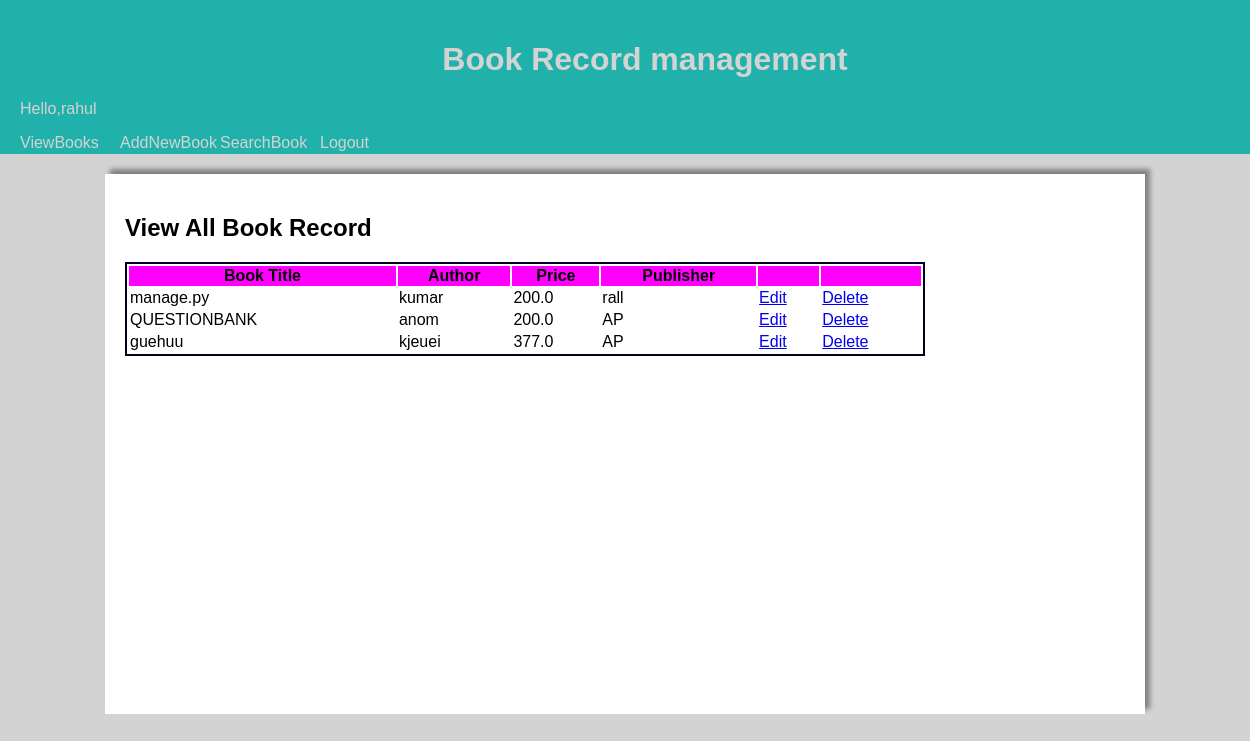
Page /brm/view-books/ (signed in) on the committed database.
### brm/models.py (models this page shows)
class Book(models.Model):
    title = models.CharField(max_length=100)
    author = models.CharField(max_length=100)
    price = models.FloatField()
    publisher = models.CharField(max_length=100)

### brm/views.py (the view)
# urls.py: path('view-books/', views.view_books),
@login_required(login_url='http://localhost:8000/brm/login/')
def view_books(request):
    books = models.Book.objects.all()
    res = render(request, 'brm/view_books.html', {'books': books})
    return res

### templates/brm/view_books.html (shortened to what this page needs)
<!DOCTYPE html>
{% load static %}
<html lang="en">
<head>
    <link rel="stylesheet" href=" {% static 'css/css.css' %}" />
</head>
<body>
<div id="header">
    <h1>Book Record management </h1>
    <p>Hello,{{request.session.username}}</p>
    <div id="nav">
        <a href="http://localhost:8000/brm/view-books">ViewBooks </a>
        <a href="http://localhost:8000/brm/new-book">AddNewBook</a>
        <a href="http://localhost:8000/brm/search-book">SearchBook</a>
        <a href="http://localhost:8000/brm/logout/">Logout</a>
    </div>
</div>
<div id="main">
    <h2>View All Book Record</h2>
    <table>
        <tr>
            <th>Book Title</th>
            <th>Author</th>
            <th>Price</th>
            <th>Publisher</th>
            <th></th>
            <th></th>
        </tr>
        {% for book in books %}
        <tr>
            <td>{{book.title}}</td>
            <td>{{book.author}}</td>
            <td>{{book.price}}</td>
            <td>{{book.publisher}}</td>
            <td><a href="http://localhost:8000/brm/edit-book?book_id={{book.id}}">Edit</a></td>
            <td><a href="http://localhost:8000/brm/delete-book?book_id={{book.id}}">Delete</a></td>
        </tr>
        {% endfor %}
    </table>
</div>
</body>
</html>

### static/css/css.css (style rules this page uses)
body { background-color: lightgray; padding: 0px; margin: 0px; font-family: sans-serif; }
#header { width: 100%; height: auto; background-color: lightseagreen; color: lightgray; padding: 20px; }
#header h1 { text-align: center; }
#header #nav a { text-decoration: none; color: lightgray; float: left; width: 100px; }
#main { width: 80%; margin: auto; background-color: white; min-height: 500px; padding: 20px; margin-top: 20px; box-shadow: 5px -5px 5px gray; }
#main table { width: 80%; border: 2px solid #000020; }
#main table th { background-color:magenta; }

### rows in the picture
Book: title "manage.py", author "kumar", price "200.0", publisher "rall"
Book: title "QUESTIONBANK", author "anom", price "200.0", publisher "AP"
Book: title "guehuu", author "kjeuei", price "377.0", publisher "AP"

### other values in the picture
{{ request.session.username }} "rahul"
